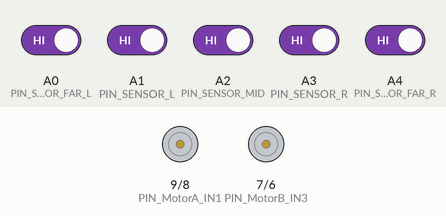
Bench run of a sketch on a simulated Arduino Uno, built with avr-gcc and run on an emulated ATmega328P. On the bench: motor-driver pin pairs drawn as motors (green arrow = first pin HIGH = forward, orange = second pin HIGH = backward, longer = more drive, scaled by the enable pin). Inputs (shaded band) come from the test bench; at power-on: A0 (PIN_SENSOR_FAR_L), A1 (PIN_SENSOR_L), A2 (PIN_SENSOR_MID), A3 (PIN_SENSOR_R), A4 (PIN_SENSOR_FAR_R) HIGH.

Above: at 1.2 s.
1.3 s: A0 (PIN_SENSOR_FAR_L) driven LOW
At 1.9 s:
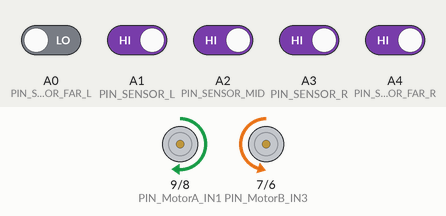
2.8 s: A2 (PIN_SENSOR_MID) driven LOW
At 4.0 s:
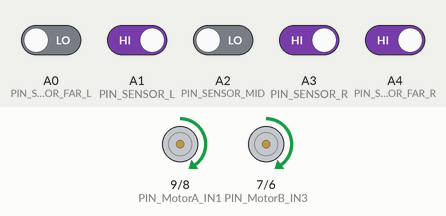
4.3 s: A3 (PIN_SENSOR_R) driven LOW
At 5.3 s:
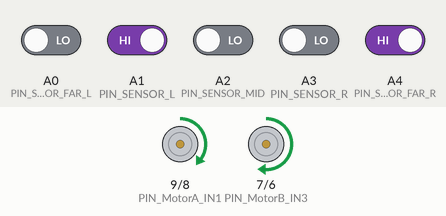
5.8 s: A3 (PIN_SENSOR_R) driven HIGH
At 6.5 s:
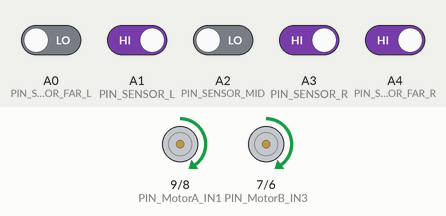
7.3 s: A1 (PIN_SENSOR_L) driven LOW
At 7.6 s:
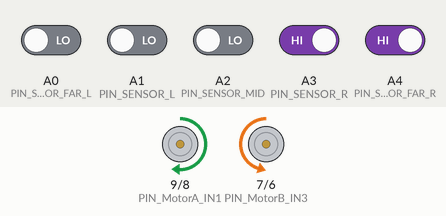
8.8 s: A0 (PIN_SENSOR_FAR_L) driven HIGH
At 10.0 s:
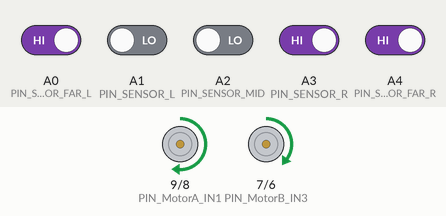
Timing chart, 0 to 11.3 s (numbered marks = the images above; inputs shaded):
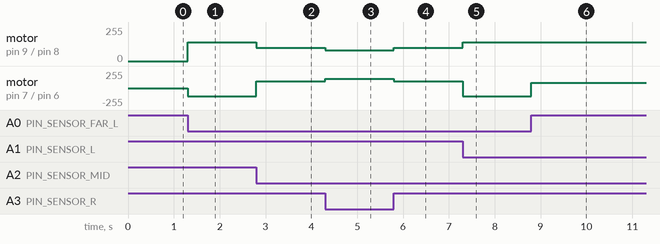

Measured:
- after the input at 1.3 s, motor on pin 9 (PIN_MotorA_IN1) / pin 8 (PIN_MotorA_IN2): stopped → forward 140/255 at once; motor on pin 7 (PIN_MotorB_IN3) / pin 6 (PIN_MotorB_IN4): stopped → backward 120/255 at once
- after the input at 2.8 s, motor on pin 9 (PIN_MotorA_IN1) / pin 8 (PIN_MotorA_IN2): forward 140/255 → forward 100/255 at once; motor on pin 7 (PIN_MotorB_IN3) / pin 6 (PIN_MotorB_IN4): backward 120/255 → forward 100/255 at once
- after the input at 4.3 s, motor on pin 9 (PIN_MotorA_IN1) / pin 8 (PIN_MotorA_IN2): forward 100/255 → forward 80/255 at once; motor on pin 7 (PIN_MotorB_IN3) / pin 6 (PIN_MotorB_IN4): forward 100/255 → forward 140/255 at once
- after the input at 5.8 s, motor on pin 9 (PIN_MotorA_IN1) / pin 8 (PIN_MotorA_IN2): forward 80/255 → forward 100/255 at once; motor on pin 7 (PIN_MotorB_IN3) / pin 6 (PIN_MotorB_IN4): forward 140/255 → forward 100/255 at once
- after the input at 7.3 s, motor on pin 9 (PIN_MotorA_IN1) / pin 8 (PIN_MotorA_IN2): forward 100/255 → forward 140/255 at once; motor on pin 7 (PIN_MotorB_IN3) / pin 6 (PIN_MotorB_IN4): forward 100/255 → backward 120/255 at once
- after the input at 8.8 s, motor on pin 7 (PIN_MotorB_IN3) / pin 6 (PIN_MotorB_IN4): backward 120/255 → forward 80/255 at once

The sketch:

robot_main_5_sensors.ino
```cpp
/**
 * ----------------------------------------------------------------------------
 * Project: Autonomous Line Follower Robot (5-Sensor Array)
 * Author:  Idan Vimenetz
 * Date:    December 2025
 * * Description:
 * This system implements a differential steering algorithm for high-precision
 * line tracking. It utilizes a prioritized state machine logic to handle
 * straight lines, slight curves, and sharp 90-degree turns.
 * * Hardware Reference: See HARDWARE_SPECIFICATIONS.md
 * ----------------------------------------------------------------------------
 */

// --- Configuration & Tuning ---
// Set to true to see sensor values in Serial Monitor (slows down robot!)
#define DEBUG_MODE false

// Motor Speed Settings (PWM: 0-255)
const int SPEED_BASE        = 100; // Normal forward speed
const int SPEED_FAST        = 140; // Boost speed for turns
const int SPEED_SLOW        = 80;  // Slow wheel during gentle turn
const int SPEED_REVERSE     = -120;// Reverse speed for sharp turns (Spin)

// --- Pin Definitions ---
// Motor A (Right)
const int PIN_MotorA_ENA = 10;
const int PIN_MotorA_IN1 = 9;
const int PIN_MotorA_IN2 = 8;

// Motor B (Left)
const int PIN_MotorB_ENB = 5;
const int PIN_MotorB_IN3 = 7;
const int PIN_MotorB_IN4 = 6;

// Sensors (From Far Left to Far Right)
const int PIN_SENSOR_FAR_L = A0;
const int PIN_SENSOR_L     = A1;
const int PIN_SENSOR_MID   = A2;
const int PIN_SENSOR_R     = A3;
const int PIN_SENSOR_FAR_R = A4;

void setup() {
  // Motor Pins
  pinMode(PIN_MotorA_ENA, OUTPUT);
  pinMode(PIN_MotorA_IN1, OUTPUT);
  pinMode(PIN_MotorA_IN2, OUTPUT);
  pinMode(PIN_MotorB_ENB, OUTPUT);
  pinMode(PIN_MotorB_IN3, OUTPUT);
  pinMode(PIN_MotorB_IN4, OUTPUT);

  // Sensor Pins
  pinMode(PIN_SENSOR_FAR_L, INPUT);
  pinMode(PIN_SENSOR_L,     INPUT);
  pinMode(PIN_SENSOR_MID,   INPUT);
  pinMode(PIN_SENSOR_R,     INPUT);
  pinMode(PIN_SENSOR_FAR_R, INPUT);

  Serial.begin(9600);
  if(DEBUG_MODE) Serial.println("System Initialized - Waiting for line...");
}

void loop() {
  // --- 1. SENSING ---
  // Read sensors. Inverting logic (!) assuming Low (0) is Black Line.
  bool s_far_l = !digitalRead(PIN_SENSOR_FAR_L);
  bool s_l     = !digitalRead(PIN_SENSOR_L);
  bool s_mid   = !digitalRead(PIN_SENSOR_MID);
  bool s_r     = !digitalRead(PIN_SENSOR_R);
  bool s_far_r = !digitalRead(PIN_SENSOR_FAR_R);

  if (DEBUG_MODE) printSensorStatus(s_far_l, s_l, s_mid, s_r, s_far_r);

  // --- 2. DECISION LOGIC (Priority Cascade) ---

  // CASE A: Center Aligned (Go Forward)
  if (s_mid && !s_l && !s_r) {
    moveRobot(SPEED_BASE, SPEED_BASE);
  }
  // CASE B: Slight Left Deviation -> Correct Right
  else if (s_l && !s_far_l) {
    moveRobot(SPEED_SLOW, SPEED_FAST);
  }
  // CASE C: Slight Right Deviation -> Correct Left
  else if (s_r && !s_far_r) {
    moveRobot(SPEED_FAST, SPEED_SLOW);
  }
  // CASE D: Extreme Left (90 degree turn) -> Spin Left
  else if (s_far_l) {
    // Left motor backwards, Right motor fast forward
    moveRobot(SPEED_REVERSE, SPEED_FAST);
  }
  // CASE E: Extreme Right (90 degree turn) -> Spin Right
  else if (s_far_r) {
    // Left motor fast forward, Right motor backwards
    moveRobot(SPEED_FAST, SPEED_REVERSE);
  }
  // CASE F: Line Lost or All White -> Stop (Safety)
  else if (!s_mid && !s_l && !s_r && !s_far_l && !s_far_r) {
    stopRobot();
  }
  // CASE G: All Black (Intersection) -> Go Forward (Optional)
  else {
    moveRobot(SPEED_BASE, SPEED_BASE);
  }
}

// --- 3. ACTUATION (Helper Functions) ---

/**
 * Controls both motors.
 * Positive speed = Forward, Negative speed = Backward
 * speedLeft: -255 to 255
 * speedRight: -255 to 255
 */
void moveRobot(int speedLeft, int speedRight) {
  controlMotor(speedLeft, PIN_MotorB_IN3, PIN_MotorB_IN4, PIN_MotorB_ENB);
  controlMotor(speedRight, PIN_MotorA_IN1, PIN_MotorA_IN2, PIN_MotorA_ENA);
}

// Low-level motor controller handles direction
void controlMotor(int speed, int pinIn1, int pinIn2, int pinPWM) {
  if (speed > 0) {
    digitalWrite(pinIn1, HIGH);
    digitalWrite(pinIn2, LOW);
    analogWrite(pinPWM, speed);
  }
  else if (speed < 0) {
    digitalWrite(pinIn1, LOW);
    digitalWrite(pinIn2, HIGH);
    analogWrite(pinPWM, abs(speed)); // Convert -100 to 100 for PWM
  }
  else {
    digitalWrite(pinIn1, LOW);
    digitalWrite(pinIn2, LOW);
    analogWrite(pinPWM, 0);
  }
}

void stopRobot() {
  moveRobot(0, 0);
}

// Debugging Helper
void printSensorStatus(bool fl, bool l, bool m, bool r, bool fr) {
  Serial.print(fl); Serial.print(" ");
  Serial.print(l);  Serial.print(" ");
  Serial.print(m);  Serial.print(" ");
  Serial.print(r);  Serial.print(" ");
  Serial.println(fr);
}
```
